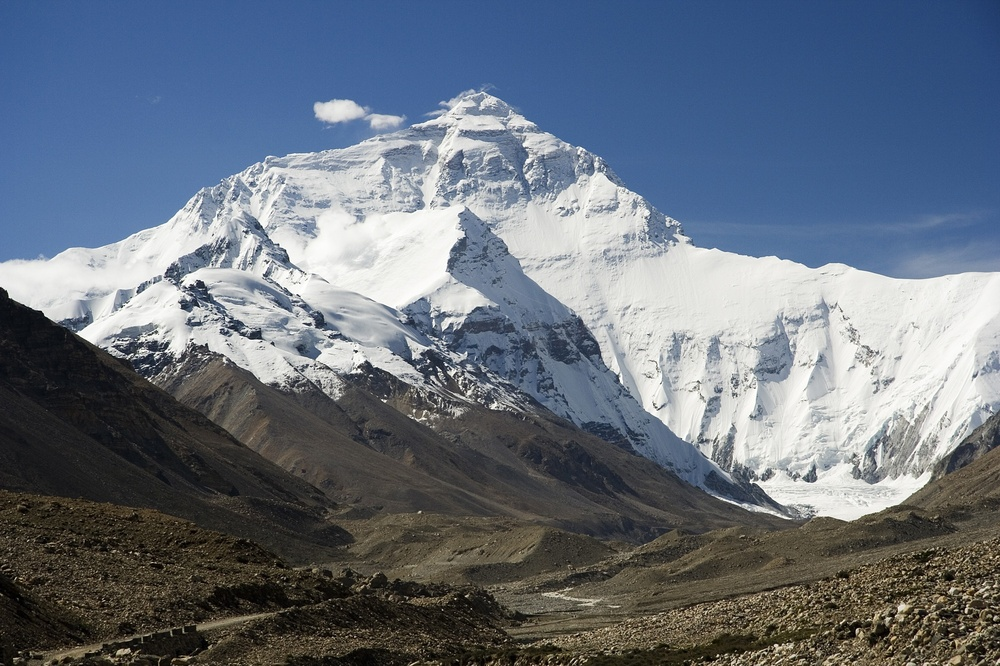
#> input picture debug_0_original.jpg, 1000 x 666 px, shrunk from 2000 x 1333 before the run
$ python -i utils.py   (imports and definitions only)
#> lines starting #> are read from the running program, lines starting #| are printed output that depends on the picture
#> further down, picture is the input picture: shape (666, 1000, 3); mean B, G, R 125.3, 112.6, 103.1
import cv2
import numpy as np
import json
from pathlib import Path
from datetime import datetime

def load_image(path, color_mode=cv2.IMREAD_COLOR):
    """
    Loads an image from disk with error handling.
    """
    img = cv2.imread(str(path), color_mode)
    if img is None:
        print(f"[!] Could not load image: {path}")
    return img

def save_feedback_log(log_data, feedback_path="feedback/feedback_log.json"):
    """
    Appends feedback entry to JSON file.
    """
    path = Path(feedback_path)
    path.parent.mkdir(parents=True, exist_ok=True)

    if path.exists():
        with open(path, "r") as f:
            logs = json.load(f)
    else:
        logs = []

    logs.append(log_data)

    with open(path, "w") as f:
        json.dump(logs, f, indent=2)

def get_dominant_hue(image_bgr):
    """
    Returns the dominant hue from the image (0–179 HSV scale).
    """
    hsv = cv2.cvtColor(image_bgr, cv2.COLOR_BGR2HSV)
#> hsv: shape (666, 1000, 3); mean H, S, V 69.2, 75.1, 131.3
    h, _, _ = cv2.split(hsv)
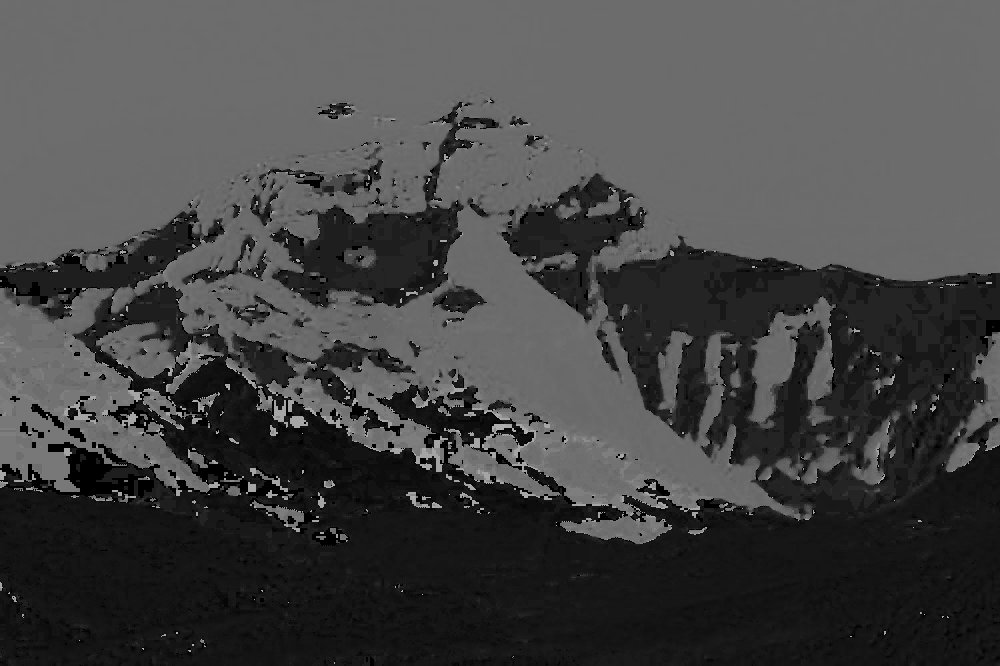
#> h: shape (666, 1000); min 0, max 177, mean 69.2
    hist = cv2.calcHist([h], [0], None, [180], [0, 180])
#> hist = 180 values, max 137830 at index 108, min 0 at index 1, mean 3700
    dominant_hue = int(np.argmax(hist))
#> dominant_hue = 108
    return dominant_hue

def get_timestamp():
    return datetime.now().strftime("%Y-%m-%d %H:%M:%S")

>>> import cv2
>>> picture = cv2.imread('../debug_0_original.jpg')
>>> result = get_dominant_hue(picture)
#> result = 108
